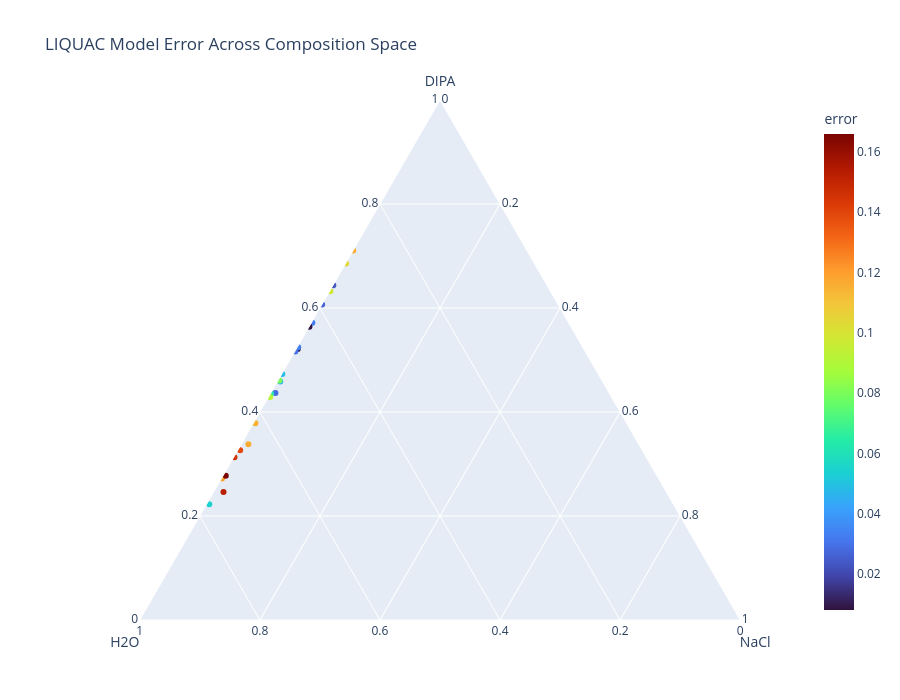

Source (notebook cell):
### Code cell
results = pd.read_csv("NaCl-DIPA/results_liquac.csv")

# Compute error (extract phase solvent)
results["error"] = abs(results["xE_solvent"] - results["xE_exp_solvent"])

# Build ternary coordinates
results["DIPA"] = results["xE_exp_solvent"]
results["H2O"]  = results["xE_exp_water"]
results["NaCl"] = results["xE_exp_cation"] + results["xE_exp_anion"]

fig = px.scatter_ternary(
    results,
    a="DIPA",
    b="H2O",
    c="NaCl",
    color="error",
    color_continuous_scale="Turbo",
    title="LIQUAC Model Error Across Composition Space"
)

fig.update_layout(
    ternary=dict(
        sum=1,
        aaxis_title="DIPA",
        baxis_title="H2O",
        caxis_title="NaCl"
    ),
    width=900,
    height=700
)

fig.show()

### Figure 1 — Plotly figure (JSON) as saved in the notebook; plotly's stock layout.template omitted (floating-point values rounded to 4 significant figures)
{"data": [{"a": [0.2462, 0.338, 0.4364, 0.4588, 0.5212, 0.5716, 0.6322, 0.6854, 0.272, 0.3128, 0.3787, 0.4349, 0.4729, 0.5166, 0.5639, 0.6066, 0.6439, 0.7106, 0.2224, 0.2773, 0.3264, 0.3785, 0.4287, 0.4604, 0.5247], "b": [0.7375, 0.6502, 0.5559, 0.5366, 0.4763, 0.4267, 0.3665, 0.3137, 0.727, 0.6859, 0.6198, 0.5638, 0.5261, 0.4826, 0.4355, 0.393, 0.3558, 0.2892, 0.7731, 0.7181, 0.6697, 0.6181, 0.5686, 0.5373, 0.4737], "c": [0.01635, 0.01185, 0.007741, 0.004586, 0.00244, 0.001673, 0.00128, 0.0008113, 0.001014, 0.001297, 0.001435, 0.00123, 0.0009897, 0.0008293, 0.0006019, 0.0004337, 0.00032, 0.0001499, 0.004488, 0.004568, 0.003972, 0.003436, 0.002738, 0.002376, 0.001602], "hovertemplate": "DIPA=%{a}<br>H2O=%{b}<br>NaCl=%{c}<br>error=%{marker.color}<extra></extra>", "legendgroup": "", "marker": {"color": [0.1529, 0.1164, 0.02812, 0.04579, 0.008081, 0.03229, 0.09803, 0.1036, 0.1184, 0.1457, 0.09418, 0.06214, 0.04816, 0.02962, 0.008209, 0.02588, 0.02375, 0.1158, 0.05435, 0.1659, 0.1396, 0.115, 0.09193, 0.07987, 0.03277], "coloraxis": "coloraxis", "symbol": "circle"}, "mode": "markers", "name": "", "showlegend": false, "subplot": "ternary", "type": "scatterternary"}], "layout": {"coloraxis": {"colorbar": {"title": {"text": "error"}}, "colorscale": [[0, "#30123b"], [0.07143, "#4145ab"], [0.1429, "#4675ed"], [0.2143, "#39a2fc"], [0.2857, "#1bcfd4"], [0.3571, "#24eca6"], [0.4286, "#61fc6c"], [0.5, "#a4fc3b"], [0.5714, "#d1e834"], [0.6429, "#f3c63a"], [0.7143, "#fe9b2d"], [0.7857, "#f36315"], [0.8571, "#d93806"], [0.9286, "#b11901"], [1, "#7a0402"]]}, "height": 700, "legend": {"tracegroupgap": 0}, "ternary": {"aaxis": {"title": {"text": "DIPA"}}, "baxis": {"title": {"text": "H2O"}}, "caxis": {"title": {"text": "NaCl"}}, "domain": {"x": [0, 1], "y": [0, 1]}, "sum": 1}, "title": {"text": "LIQUAC Model Error Across Composition Space"}, "width": 900}}
